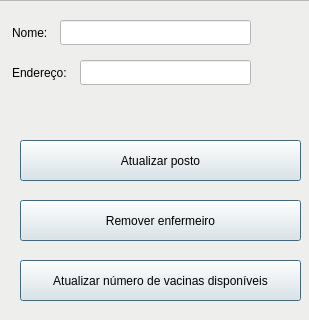
<?xml version="1.0" encoding="UTF-8"?>
<ui version="4.0">
 <class>MainWindow</class>
 <widget class="QMainWindow" name="MainWindow">
  <property name="geometry">
   <rect>
    <x>0</x>
    <y>0</y>
    <width>309</width>
    <height>320</height>
   </rect>
  </property>
  <property name="windowTitle">
   <string>Detalhes do posto</string>
  </property>
  <widget class="QWidget" name="centralwidget">
   <widget class="QFrame" name="frame">
    <property name="geometry">
     <rect>
      <x>-20</x>
      <y>0</y>
      <width>601</width>
      <height>601</height>
     </rect>
    </property>
    <property name="styleSheet">
     <string notr="true">background-color: rgb(238, 238, 236);</string>
    </property>
    <property name="frameShape">
     <enum>QFrame::StyledPanel</enum>
    </property>
    <property name="frameShadow">
     <enum>QFrame::Raised</enum>
    </property>
    <widget class="QLineEdit" name="nameTag">
     <property name="geometry">
      <rect>
       <x>30</x>
       <y>20</y>
       <width>51</width>
       <height>25</height>
      </rect>
     </property>
     <property name="text">
      <string>Nome:</string>
     </property>
     <property name="frame">
      <bool>false</bool>
     </property>
     <property name="readOnly">
      <bool>true</bool>
     </property>
    </widget>
    <widget class="QLineEdit" name="nameLineEdit">
     <property name="geometry">
      <rect>
       <x>80</x>
       <y>20</y>
       <width>191</width>
       <height>25</height>
      </rect>
     </property>
     <property name="styleSheet">
      <string notr="true">background-color: rgb(255, 255, 255);</string>
     </property>
    </widget>
    <widget class="QLineEdit" name="adressTag">
     <property name="geometry">
      <rect>
       <x>30</x>
       <y>60</y>
       <width>71</width>
       <height>25</height>
      </rect>
     </property>
     <property name="text">
      <string>Endereço:</string>
     </property>
     <property name="frame">
      <bool>false</bool>
     </property>
     <property name="readOnly">
      <bool>true</bool>
     </property>
    </widget>
    <widget class="QLineEdit" name="numberSUS_lineEdit">
     <property name="geometry">
      <rect>
       <x>100</x>
       <y>60</y>
       <width>171</width>
       <height>25</height>
      </rect>
     </property>
     <property name="styleSheet">
      <string notr="true">background-color: rgb(255, 255, 255);</string>
     </property>
    </widget>
    <widget class="QPushButton" name="removePostButton">
     <property name="geometry">
      <rect>
       <x>40</x>
       <y>200</y>
       <width>281</width>
       <height>41</height>
      </rect>
     </property>
     <property name="text">
      <string>Remover enfermeiro</string>
     </property>
     <property name="default">
      <bool>true</bool>
     </property>
    </widget>
    <widget class="QPushButton" name="updatePostButton">
     <property name="geometry">
      <rect>
       <x>40</x>
       <y>140</y>
       <width>281</width>
       <height>41</height>
      </rect>
     </property>
     <property name="text">
      <string>Atualizar posto</string>
     </property>
     <property name="default">
      <bool>true</bool>
     </property>
    </widget>
    <widget class="QPushButton" name="updateNumberVaccinesButton">
     <property name="geometry">
      <rect>
       <x>40</x>
       <y>260</y>
       <width>281</width>
       <height>41</height>
      </rect>
     </property>
     <property name="text">
      <string>Atualizar número de vacinas disponíveis</string>
     </property>
     <property name="default">
      <bool>true</bool>
     </property>
    </widget>
   </widget>
  </widget>
 </widget>
 <resources/>
 <connections/>
</ui>
